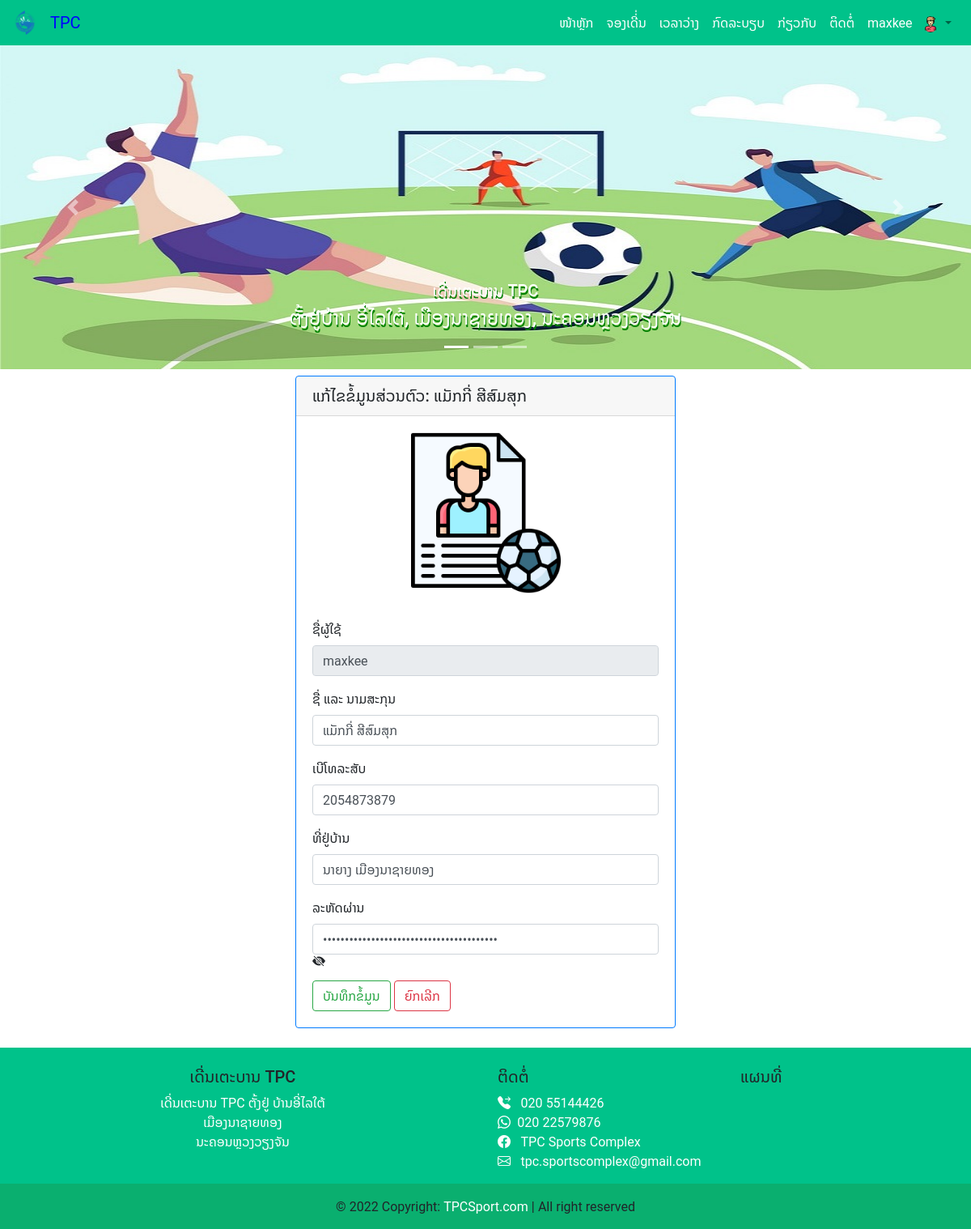
Screenshot of /customer/profile_edit.php (signed in) with the database file from the repository.
### tables this page shows
CREATE TABLE `customer` (
  `id` int(11) NOT NULL,
  `username` varchar(30) NOT NULL,
  `name` varchar(50) NOT NULL,
  `tel` int(20) NOT NULL,
  `address` varchar(50) NOT NULL,
  `password` varchar(50) NOT NULL,
  `date_save` timestamp NOT NULL DEFAULT current_timestamp() ON UPDATE current_timestamp()
);

### customer/profile_edit.php (the view, shortened to what this page needs)
<?php
include('script.php');
require('includes/navbar.php');
require('includes/banner.php');
$sql = "SELECT * FROM customer WHERE username  = '".$_SESSION['username']."'";
$query = mysqli_query($connection,$sql);
$result = mysqli_fetch_array($query);
?>
<!DOCTYPE html>
<html lang="en">
<body class="default">
  <div class="container-fluid">
    <div class="row justify-content-md-center">
      <div class="col-md-5 mb-4">
        <div class="card border-primary mt-2">
          <h5 class="card-header">ແກ້ໄຂຂໍ້ມູນສ່ວນຕົວ: <?php echo $result[2]; ?></h5>
          <div class="card-body">
            <div class="row justify-content-md-center mb-2">
              <div class="col col-lg-6">
                <img src="images/document.png" style="width: 100%;">
              </div>
            </div>
            <form method="post">
            <div class="mb-3">
              </div>
              <div class="mb-3">
                <label class="form-label">ຊື່ຜູ້ໃຊ້</label>
                <input type="text" class="form-control" name="username" value="<?php echo $result[1];?>" disabled />
              </div>
              <div class="mb-3">
                <label class="form-label">ຊື່ ແລະ ນາມສະກຸນ</label>
                <input type="text" class="form-control" name="name" value="<?php echo $result[2];?>" />
              </div>
              <div class="mb-3">
                <label class="form-label">ເບີໂທລະສັບ</label>
                <input type="tel" class="form-control" name="phone" pattern="[0-9]{11}" value="<?php echo $result[3];?>" placeholder="020 xx xxx xxx" required />
              </div>
              <div class="mb-3">
                <label class="form-label">ທີ່ຢູ່ບ້ານ</label>
                <input type="text" class="form-control" name="address" value="<?php echo $result[4];?>" required/>
              </div>
              <div class="mb-3">
                <label class="form-label">ລະຫັດຜ່ານ</label>
                <input type="password" class="form-control" id="id_password" name="pass" value="<?php echo $result[5];?>" required/>
                <i class="bi bi-eye-slash-fill" id="togglePassword" style="margin-top:50px;cursor: pointer;"></i>
              </div>
              <button type="submit" class="btn btn-outline-success" name="save">ບັນທຶກຂໍ້ມູນ</button>
              <a href="profile.php" class="btn btn-outline-danger  "> ຍົກເລີກ </a>
            </form>
          </div>
        </div>
      </div>
    </div>
  </div>
</body>
</html>
<?php include ('../script.php');
include ('includes/footer.php');
?>

### rows the page displays
customer: name "ແມັກກີ່ ສີສົມສຸກ", username "maxkee", phone "2054873879", address "ນາຍາງ ເມືອງນາຊາຍທອງ"

### other values shown
$_SESSION['username'] "maxkee"
